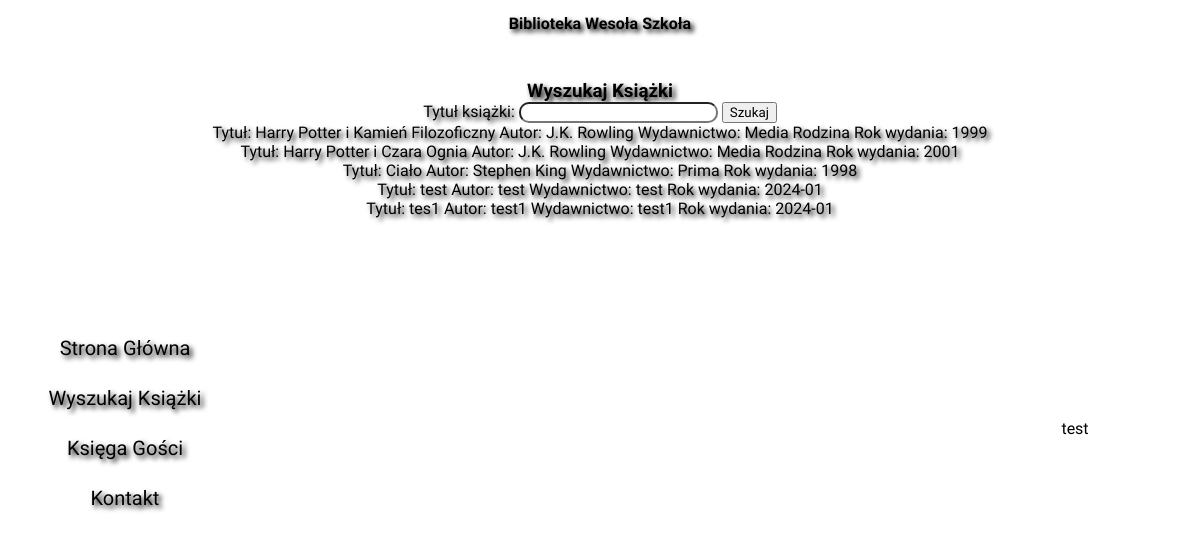
The app's page /FO/index.php?id=searchBooks with its own data.
### tables this page shows
CREATE TABLE `book` (
  `id_book` int(11) NOT NULL,
  `title` varchar(255) NOT NULL,
  `author` varchar(255) NOT NULL,
  `publisher` varchar(255) NOT NULL,
  `publishYear` varchar(255) NOT NULL,
  `isbn` varchar(255) NOT NULL,
  `active` tinyint(1) NOT NULL,
  `comments` longtext NOT NULL
);

### DB/db_connection.php (called while the page is built, shortened)
<?php
class db_connection{
    var $host = "localhost";
    var $dbname = "wiai";
    var $username = "root";
    var $password = "";
    public function databaseConnect(){
        $con = mysqli_connect($this->host, $this->username, $this->password, $this->dbname);
        if(!$con){
            die("Connection failed: " . mysqli_connect_error());
        }
        else{
            $this->connect = $con;
        }
    }
}
?>

### DB/db_book.php (called while the page is built, shortened)
<?php
include('db_connection.php');
class db_book extends db_connection{
    function selectBookByActive(){
        $query = "SELECT `title`, `author`, `publisher`, `publishYear` FROM `book` WHERE `active` = 1";
        $data = mysqli_query($this->connect, $query);
	    if (mysqli_num_rows($data) > 0) {
            return $data;
        }
    }
}
?>

### FO/books.php (the view, shortened to what this page needs)
<?php
    include('../DB/db_book.php');
    $baza = new db_book();
    $baza->databaseConnect();
    if(isset($_GET)){
        if(isset($_GET['bookTitle'])){
        $data = $baza->selectBookBy($_GET['bookTitle']);
        }
        else{
            $data = $baza->selectBookByActive();
        }
    }
    if (!empty($data)){
        ?>
        <div id="searchBooks">
            <h3>Wyszukaj Książki</h3>
            <form id="searchBooksForm" action="./index.php" method = "get">
                <label for="bookTitle">Tytuł książki:</label>
                <input type="text" id="bookTitle" name="bookTitle" required></input>
                <input type="submit" value="Szukaj"></input>
            </form>
            <div id="searchBooksResults">
                <?php
                        while($row = mysqli_fetch_assoc($data))
                        {
                            echo "<div id='aktywana_ksiazka'>Tytuł: ".$row['title']." Autor: ".$row['author']." Wydawnictwo: ".$row['publisher']." Rok wydania: ".$row['publishYear']."
                            </div>";
                        }
                    }else {
                        echo "Brak książek";
                    }
                ?>
            </div>
        </div>

### FO/style.css (style rules this page uses)
* { margin: 0px; font-family: 'Playpen Sans', cursive; }
#searchBooks, #searchGuests, #contactInfo, #loginPage { margin-top: 2%; text-align: center; color: #000; text-shadow: 3px 3px 5px #000000; }
#bookTitle, #guestName, #username, #password { border-radius: 10px; }

### records on screen
book: title "Harry Potter i Kamień Filozoficzny", author "J.K. Rowling", publisher "Media Rodzina", publishYear "1999"
book: title "Harry Potter i Czara Ognia", author "J.K. Rowling", publisher "Media Rodzina", publishYear "2001"
book: title "Ciało", author "Stephen King", publisher "Prima", publishYear "1998"
book: title "test", author "test", publisher "test", publishYear "2024-01"
book: title "tes1", author "test1", publisher "test1", publishYear "2024-01"
